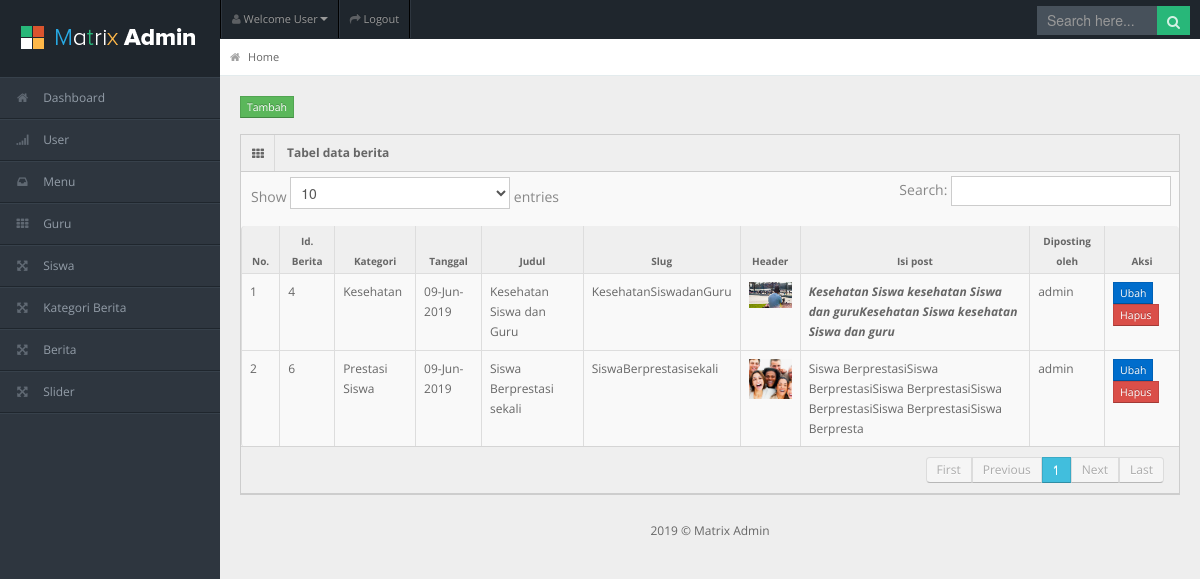
Page /Admin/index.php?page=berita&create=success (signed in) on the committed database.
### tables this page shows
CREATE TABLE `tb_post` (
  `id_post` int(11) NOT NULL,
  `id_kat` int(11) NOT NULL,
  `tgl_post` date NOT NULL,
  `judul` varchar(100) NOT NULL,
  `slug_judul` varchar(200) NOT NULL,
  `header` varchar(20) NOT NULL,
  `isi_post` text NOT NULL,
  `id_user` char(5) NOT NULL
);

CREATE TABLE `tb_kategoripost` (
  `id_kat` int(11) NOT NULL,
  `kategori_post` varchar(30) NOT NULL,
  `slug_katpost` varchar(50) NOT NULL
);

CREATE TABLE `tb_user` (
  `id_user` char(5) NOT NULL,
  `nama_user` varchar(45) NOT NULL,
  `password` varchar(45) NOT NULL
);

### Admin/tabel.php (the view, shortened to what this page needs)
<?php if($_GET['page']=="berita"){ ?>
    <div class="container-fluid">
    <div class="row-fluid">
      <div class="span12">
        <span><a class="btn btn-mini btn-success" href="index.php?page=tambahberita">Tambah</a></span>
        <div class="widget-box">
          <div class="widget-title"> <span class="icon"><i class="icon-th"></i></span>
            <h5>Tabel data berita</h5>
          </div>
          <div class="widget-content nopadding">
            <table class="table table-bordered data-table">
              <thead>
                <tr>
                  <th>No.</th>
                  <th>Id. Berita</th>
                  <th>Kategori</th>
                  <th>Tanggal</th>
                  <th>Judul</th>
                  <th>Slug</th>
                  <th>Header</th>
                  <th>Isi post</th>
                  <th>Diposting oleh</th>
                  <th>Aksi</th>
                </tr>
              </thead>
              <tbody>
              <?php
                $i = 1;
                $sql = mysqli_query($koneksi, "SELECT * FROM tb_post a, tb_kategoripost b, tb_user c
                 WHERE a.id_kat=b.id_kat AND a.id_user=c.id_user");
                while($data = mysqli_fetch_array($sql)){
              ?>
                <tr class="gradeX">
                  <td><?php echo $i ?></td>
                  <td><?php echo $data['id_post'] ?></td>
                  <td><?php echo $data['kategori_post'] ?></td>
                  <td><?php echo date("d-M-Y", strtotime($data['tgl_post'])) ?></td>
                  <td><?php echo $data['judul'] ?></td>
                  <td><?php echo $data['slug_judul'] ?></td>
                  <td><img src="../images/berita/<?php echo $data['header'] ?>" alt="<?php echo $data['header'] ?>" width=50px height=50px></td>
                  <td><?php echo substr($data['isi_post'], 0, 100) ?></td>
                  <td><?php echo $data['nama_user'] ?></td>
                  <td>
                        <a class="btn btn-mini btn-primary" href="index.php?page=ubahberita&id=<?php echo $data['id_post'] ?>">
                        Ubah</a> &nbsp;
                        <a class="btn btn-mini btn-danger" href="crud/berita/delete.php?id=<?php echo $data['id_post'] ?>"
                        onclick="return confirm('Apakah anda yakin?')">Hapus</a>
                  </td>
                </tr>
                <?php $i++; } ?>
              </tbody>
            </table>
          </div>
        </div>
      </div>
    </div>
  </div>
<?php } ?>

### Admin/css/matrix-style.css (style rules this page uses)
* { outline:none !important; -moz-outline: none !important; }
html, body { height:100% }
body { overflow-x: hidden; margin-top: -10px; font-family: 'Open Sans', sans-serif; font-size:12px; color:#666; }
a { color:#666; }
select, textarea, input[type="text"], input[type="password"], input[type="datetime"], input[type="datetime-local"], input[type="date"], input[type="month"], input[type="time"], input[type="week"], input[type="number"], input[type="email"], input[type="url"], input[type="search"], input[type="tel"], input[type="color"], .uneditable-input, .label, .dropdown-menu, .btn, .well, .progress, .table-bordered, .btn-group > .btn:first-child, .btn-group > .btn:last-child, .btn-group > .btn:last-child, .btn-group > .dropdown-toggle, .alert { border-radius:0px; }
.btn, textarea, input[type="text"], input[type="password"], input[type="datetime"], input[type="datetime-local"], input[type="date"], input[type="month"], input[type="time"], input[type="week"], input[type="number"], input[type="email"], input[type="url"], input[type="search"], input[type="tel"], input[type="color"], .uneditable-input { box-shadow:none; }
.progress, .progress-success .bar, .progress .bar-success, .progress-warning .bar, .progress .bar-warning, .progress-danger .bar, .progress .bar-danger, .progress-info .bar, .progress .bar-info, .btn, .btn-primary { background-image:none; }
.container-fluid .row-fluid:first-child { margin-top: 20px; }
.stat-boxes .peity_bar_good, .stat-boxes .peity_line_good, { color: #459D1C; }
.widget-box { background: none repeat scroll 0 0 #F9F9F9; border-left: 1px solid #CDCDCD; border-top: 1px solid #CDCDCD; border-right: 1px solid #CDCDCD; clear: both; margin-top: 16px; margin-bottom: 16px; position: relative; }
.widget-title, .modal-header, .table th, div.dataTables_wrapper .ui-widget-header { background:#efefef; border-bottom: 1px solid #CDCDCD; height: 36px; }
.widget-title span.icon { padding: 9px 10px 7px 11px; float: left; border-right:1px solid #dadada; }
.widget-title h5 { color: #666; float: left; font-size: 12px; font-weight: bold; padding: 12px; line-height: 12px; margin: 0; }
.widget-content { padding:15px; border-bottom: 1px solid #cdcdcd; }
.table th { height: auto; font-size: 10px; padding: 5px 10px 2px; border-bottom: 0; text-align: center; color: #666666; }
.nopadding { padding: 0 !important; }
.nopadding .table { margin-bottom: 0; }
.nopadding .table-bordered { border: 0; }

### Admin/css/matrix-media.css (style rules this page uses)
body { background:#2E363F; }

### rows in the picture
tb_post: id_post "4", id_kat.kategori_post "Kesehatan", tgl_post "09-Jun-2019", judul "Kesehatan Siswa dan Guru", slug_judul "KesehatanSiswadanGuru", header (picture), isi_post "Kesehatan Siswa kesehatan Siswa dan guru Kesehatan Siswa kesehatan Siswa dan guru", id_user.nama_user "admin"
tb_post: id_post "6", id_kat.kategori_post "Prestasi Siswa", tgl_post "09-Jun-2019", judul "Siswa Berprestasi sekali", slug_judul "SiswaBerprestasisekali", header (picture), isi_post "Siswa BerprestasiSiswa BerprestasiSiswa BerprestasiSiswa BerprestasiSiswa BerprestasiSiswa Berpresta", id_user.nama_user "admin"

### other values in the picture
date ('Y') "2019"
